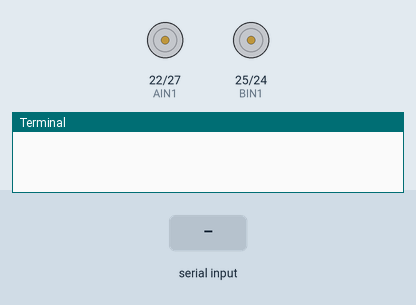
Simulated run of this program. Board: Raspberry Pi (BCM pin numbers). Shown: motor-driver pin pairs drawn as motors (green arrow = first pin HIGH = forward, orange = second pin HIGH = backward, longer = more drive, scaled by the enable pin), the last lines printed to the terminal. The test bench sets the inputs (shaded band). Threads take turns every 2 ms.

Above: at 1.2 s.
1.3 s: "go\n" received over the second serial link
At 1.6 s:
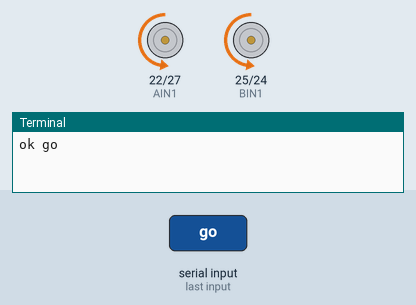
2.8 s: "back\n" received over the second serial link
At 4.0 s:
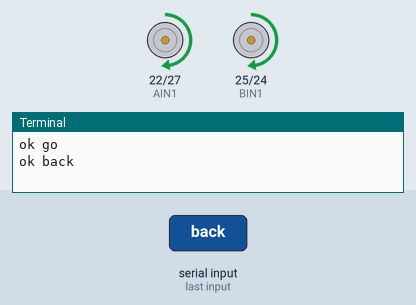
Timing chart, 0 to 5.8 s (numbered marks = the images above; inputs shaded):
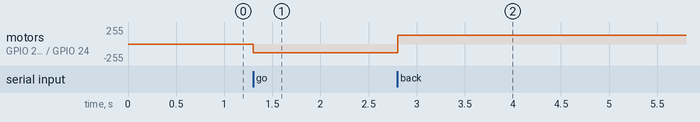

The program:

opencv_bluetooth_controller_car.py
```python
import threading
import serial
import time
import RPi.GPIO as GPIO

bleSerial = serial.Serial("/dev/ttyS0", baudrate=9600, timeout=1.0)

gData = " "

SW1 = 5
SW2 = 6
SW3 = 13
SW4 = 19


PWMA = 18
AIN1 = 22
AIN2 = 27

PWMB = 23
BIN1 = 25
BIN2 = 24

GPIO.setwarnings(False)
GPIO.setmode(GPIO.BCM)
GPIO.setup(SW1, GPIO.IN, pull_up_down=GPIO.PUD_DOWN)
GPIO.setup(SW2, GPIO.IN, pull_up_down=GPIO.PUD_DOWN)
GPIO.setup(SW3, GPIO.IN, pull_up_down=GPIO.PUD_DOWN)
GPIO.setup(SW4, GPIO.IN, pull_up_down=GPIO.PUD_DOWN)

GPIO.setup(PWMA, GPIO.OUT)
GPIO.setup(AIN1, GPIO.OUT)
GPIO.setup(AIN2, GPIO.OUT)

GPIO.setup(PWMB, GPIO.OUT)
GPIO.setup(BIN1, GPIO.OUT)
GPIO.setup(BIN2, GPIO.OUT)

L_Motor = GPIO.PWM(PWMA, 500)
L_Motor.start(0)

R_Motor = GPIO.PWM(PWMB, 500)
R_Motor.start(0)

def motor_go(speed):
    GPIO.output(AIN1, 0)
    GPIO.output(AIN2, 1)
    L_Motor.ChangeDutyCycle(speed)
    GPIO.output(BIN1, 0)
    GPIO.output(BIN2, 1)
    R_Motor.ChangeDutyCycle(speed)

def motor_back(speed):
    GPIO.output(AIN1, 1)
    GPIO.output(AIN2, 0)
    L_Motor.ChangeDutyCycle(speed)
    GPIO.output(BIN1, 1)
    GPIO.output(BIN2, 0)
    R_Motor.ChangeDutyCycle(speed)

def motor_left(speed):
    GPIO.output(AIN1, 1)
    GPIO.output(AIN2, 0)
    L_Motor.ChangeDutyCycle(speed)
    GPIO.output(BIN1, 0)
    GPIO.output(BIN2, 1)
    R_Motor.ChangeDutyCycle(speed)

def motor_right(speed):
    GPIO.output(AIN1, 0)
    GPIO.output(AIN2, 1)
    L_Motor.ChangeDutyCycle(speed)
    GPIO.output(BIN1, 1)
    GPIO.output(BIN2, 0)
    R_Motor.ChangeDutyCycle(speed)

def motor_stop():
    GPIO.output(AIN1, 0)
    GPIO.output(AIN2, 1)
    L_Motor.ChangeDutyCycle(0)
    GPIO.output(BIN1, 0)
    GPIO.output(BIN2, 1)
    R_Motor.ChangeDutyCycle(0)

def serial_thread():
    global gData
    while True:
        data = bleSerial.readline()
        data = data.decode()
        gData = data

def main():
    global gData

    try:
        while True:
            if gData.find( "go" ) >= 0:
                gData = " "
                print( "ok go" )
                motor_go(50)

            elif gData.find( "back" ) >= 0:
                gData = " "
                print( "ok back" )
                motor_back(50)

            elif gData.find( "left" ) >= 0:
                gData = " "
                print( "ok left" )
                motor_left(50)

            elif gData.find( "right" ) >= 0:
                gData = " "
                print( "ok right" )
                motor_right(50)

            elif gData.find( "st" ) >= 0:
                gData = " "
                print( "ok stop" )
                motor_stop()

    except KeyboardInterrupt:
        pass

if __name__ == '__main__':
    task1 = threading.Thread(target = serial_thread)
    task1.start()
    main()
    bleSerial.close()
    GPIO.cleanup()
        
```

Measured:
- after the input at 1.3 s, motor on GPIO 22 (AIN1) / GPIO 27 (AIN2), motor on GPIO 25 (BIN1) / GPIO 24 (BIN2): stopped → backward 128/255 at once
- after the input at 2.8 s, motor on GPIO 22 (AIN1) / GPIO 27 (AIN2), motor on GPIO 25 (BIN1) / GPIO 24 (BIN2): backward 128/255 → forward 128/255 at once
